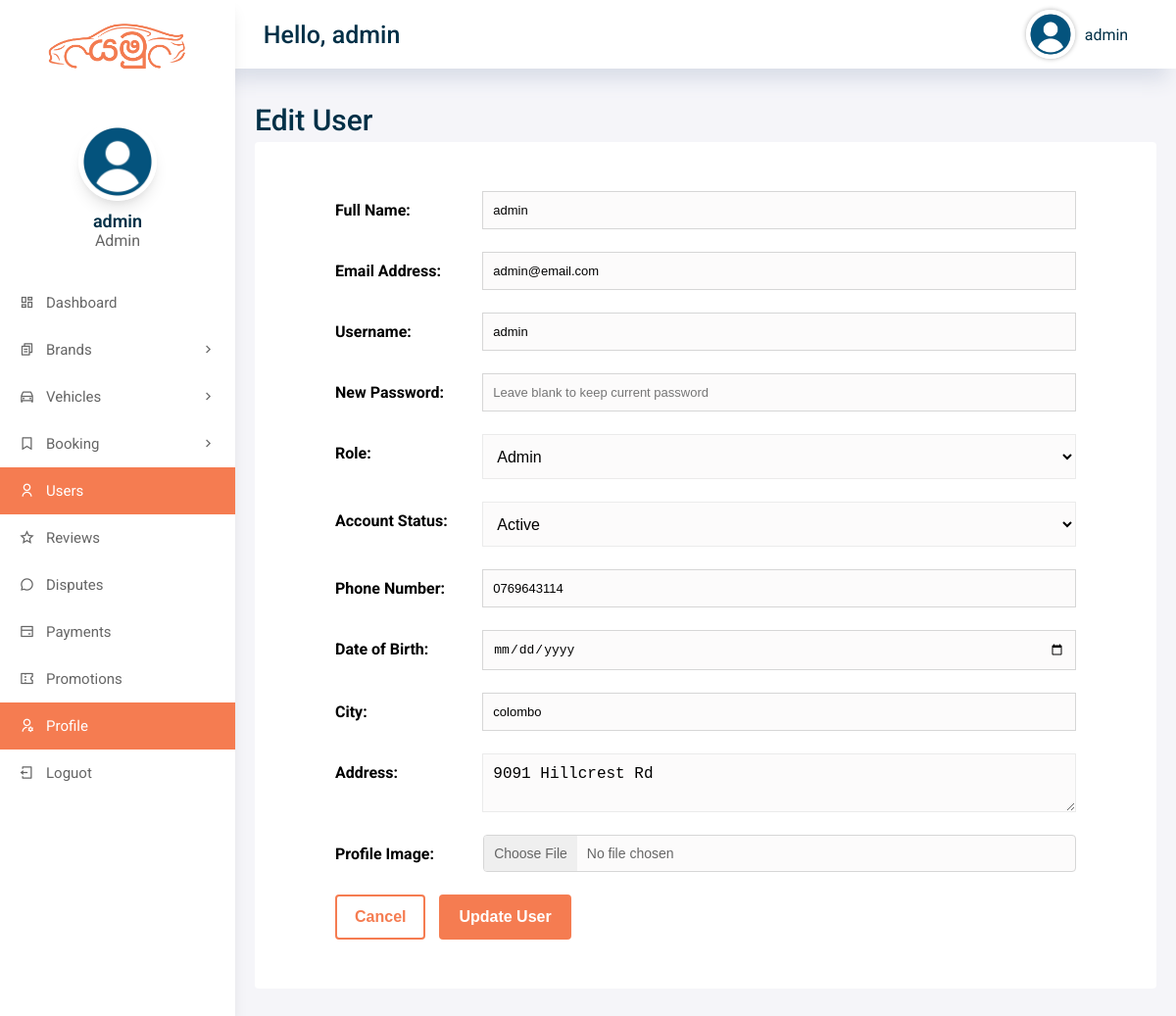
Page /admin/user-edit.php?user_id=4 (signed in) on the committed database.
### tables this page shows
CREATE TABLE IF NOT EXISTS `users` (
  `user_id` int(11) NOT NULL AUTO_INCREMENT,
  `username` varchar(50) DEFAULT NULL,
  `password` varchar(50) DEFAULT NULL,
  `role` enum('admin','staff','driver','customer') NOT NULL DEFAULT 'customer',
  `full_name` varchar(255) DEFAULT NULL,
  `email` varchar(255) DEFAULT NULL,
  `address` longtext,
  `city` varchar(50) DEFAULT NULL,
  `phone` varchar(11) DEFAULT NULL,
  `dob` varchar(50) DEFAULT NULL,
  `license_or_nic` varchar(100) DEFAULT NULL,
  `verification_status` varchar(20) NOT NULL DEFAULT 'verified',
  `bio` longtext,
  `profile_pic` varchar(255) DEFAULT NULL,
  `account_status` varchar(20) NOT NULL DEFAULT 'active',
  `rag_date` datetime DEFAULT NULL,
  `created_at` datetime DEFAULT NULL,
  `updated_at` datetime DEFAULT NULL,
  PRIMARY KEY (`user_id`)
);

### includes/auth.php (called while the page is built, shortened)
<?php
function carzo_e($value)
{
    return htmlspecialchars((string) $value, ENT_QUOTES, 'UTF-8');
}
function carzo_fetch_user_by_id($conn, $userId)
{
    $stmt = $conn->prepare('SELECT * FROM users WHERE user_id = ? LIMIT 1');
    $stmt->bind_param('i', $userId);
    $stmt->execute();
    $result = $stmt->get_result();
    $row = $result ? $result->fetch_assoc() : null;
    return $row ?: null;
}

### admin/user-edit.php (the view, shortened to what this page needs)
<?php
    require_once __DIR__ . '/../includes/auth.php';
    include 'includes/config.php';
    $userId = isset($_GET['user_id']) ? (int) $_GET['user_id'] : 0;
    $user = carzo_fetch_user_by_id($conn, $userId);
?>
<!DOCTYPE html>
<html lang="en">
<head>
    <?php
        include('includes/header.php');
    ?>
</head>
<body>
    <div class="grid-container">
        <?php
            include('includes/menu.php');
        ?>
        <?php
            include('includes/aside.php');
        ?>
        <main class="main">
            <h2>Edit User</h2>
            <div class="main-cards">
                <div class="card">
                    <form action="includes/user-process.php" method="POST" enctype="multipart/form-data" class="signup-form">
                        <div class="form-group">
                            <label for="fullName">Full Name:</label>
                            <input type="text" name="fullName" id="fullName" value="<?php echo carzo_e($user['full_name']); ?>" required />
                        </div>
                        <div class="form-group">
                            <label for="email">Email Address:</label>
                            <input type="email" name="email" id="email" value="<?php echo carzo_e($user['email']); ?>" required />
                        </div>
                        <div class="form-group">
                            <label for="username">Username:</label>
                            <input type="text" name="username" id="username" value="<?php echo carzo_e($user['username']); ?>" required />
                        </div>
                        <div class="form-group">
                            <label for="password">New Password:</label>
                            <input type="password" name="password" id="password" placeholder="Leave blank to keep current password" />
                        </div>
                        <div class="form-group">
                            <label for="role">Role:</label>
                            <select name="role" id="role" onchange="toggleDriverFields()">
                                <option value="admin" <?php echo ($user['role'] === 'admin') ? 'selected' : ''; ?>>Admin</option>
                            </select>
                        </div>
                        <div class="form-group">
                            <label for="account_status">Account Status:</label>
                            <select name="account_status" id="account_status">
                                <option value="active" <?php echo ($user['account_status'] === 'active') ? 'selected' : ''; ?>>Active</option>
                            </select>
                        </div>
                        <div class="form-group">
                            <label for="phone">Phone Number:</label>
                            <input type="tel" name="phone" id="phone" value="<?php echo carzo_e($user['phone']); ?>" />
                        </div>
                        <div class="form-group">
                            <label for="dob">Date of Birth:</label>
                            <input type="date" name="dob" id="dob" value="<?php echo carzo_e($user['dob']); ?>" />
                        </div>
                        <div class="form-group">
                            <label for="city">City:</label>
                            <input type="text" name="city" id="city" value="<?php echo carzo_e($user['city']); ?>" />
                        </div>
                        <div class="form-group">
                            <label for="address">Address:</label>
                            <textarea name="address" id="address"><?php echo carzo_e($user['address']); ?></textarea>
                        </div>
                        <div class="form-group">
                            <label for="profileImage">Profile Image:</label>
                            <input type="file" name="profileImage" id="profileImage" class="custom" />
                        </div>
                        <input type="reset" value="Cancel" class="btn second-btn" />
                        <input type="submit" value="Update User" class="btn main-btn" name="updateUser" />
                    </form>
                </div>
            </div>
        </main>
    </div>
</body>
</html>

### assets/css/style.css (style rules this page uses)
* { margin: 0; padding: 0; box-sizing: border-box; }
:root { --primary-color: #F57C51; --secondary-color: #FDE5DC; --text-color: #023047; --text-gray: #666666; --bg-color: #F2F5F7; --primary-font: 'Ubuntu', sans-serif; --secondry-font: 'Roboto', sans-serif; }
html { scroll-behavior: smooth; }
body { font-family: var(--secondry-font); overflow-x: hidden; }
h2 { color: var(--text-color); font-size: 45px; font-weight: 700; line-height: 45px; }
.btn { box-sizing: border-box; padding: 12px 18px; border-radius: 4px; display: inline-block; cursor: pointer; position: relative; transition: 0.3s ease-in-out; font-size: 16px; font-weight: 700; }
.main-btn { background: var(--primary-color); color: #FFF; border: 2px solid var(--primary-color); }
.second-btn { background: transparent; color: var(--primary-color); border: 2px solid var(--primary-color); }
.card { min-width: 200px; height: auto; box-shadow: rgba(149, 157, 165, 0.2) 0px 8px 24px; border-radius: 8px; transition: all .3s; text-align: center; }
.form-group { position: relative; width: 100%; margin-bottom: 23px; text-align: left; }
.form-group label { font-size: 16px; font-weight: bold; margin-bottom: 5px; display: block; }
.form-group input, .form-group select, .form-group textarea { display: block; width: 100%; border: 1px solid #ebebeb; padding: 11px 10px; box-sizing: border-box; font-weight: 500; font-size: 16px; background: #FCFBFB; text-align: left; }
.form-group select { min-height: 46px; }

### admin/assets/css/admin-style.css (style rules this page uses)
:root { --primary-color: #F57C51; --secondary-color: #FDE5DC; --text-color: #023047; --text-gray: #666666; --bg-color: #F2F5F7; --primary-font: 'Ubuntu', sans-serif; --secondry-font: 'Roboto', sans-serif; --box-shadow: rgba(0, 0, 0, 0.1) 0px 10px 15px -3px, rgba(0, 0, 0, 0.05) 0px 4px 6px -2px; }
body { margin: 0; min-height: 100vh; background: #f5f5f9; }
.grid-container { display: grid; grid-template-columns: 240px 1fr; grid-template-rows: 70px 1fr; grid-template-areas: "sidenav header" "sidenav main"; min-height: 100vh; }
.main { grid-area: main; width: calc(100% - 40px); max-width: 1440px; margin: 30px auto; }
.main h2 { font-size: 30px; font-weight: 500; }
.card { display: flex; flex-direction: column; align-items: flex-start; text-align: left; width: 100%; height: auto; background-color: #FFF; box-shadow: none; padding: 30px 40px; box-sizing: border-box; border-radius: 4px; cursor: context-menu !important; }
form { width: 90%; margin: 20px auto; }
form .form-group { display: flex; }
form .form-group label { width: 25%; margin-top: 10px; }
.form-group input, select, textarea { display: block; width: 100%; border: 1px solid #d6d6d6; padding: 11px 10px; box-sizing: border-box; font-weight: 500; font-size: 13px; background: #FCFBFB; }
.form-group select option { margin: 30px; }
input[type="file"].custom { cursor: pointer; font-size: 14px; font-weight: 400; line-height: 1.53; color: var(--text-gray); border-radius: 4px; padding: 0; }
input[type="reset"] { margin-right: 10px; }

### rows in the picture
users: fullName "admin", email "admin@email.com", username "admin", role "Admin", account_status "Active", phone "0769643114", city "colombo", address "9091 Hillcrest Rd"

### other values in the picture
carzo_e($_SESSION['admin']['username']) "admin"
carzo_e($_SESSION['admin']['name']) "admin"
carzo_e($_SESSION['admin']['role'] ?? 'admin') "Admin"
